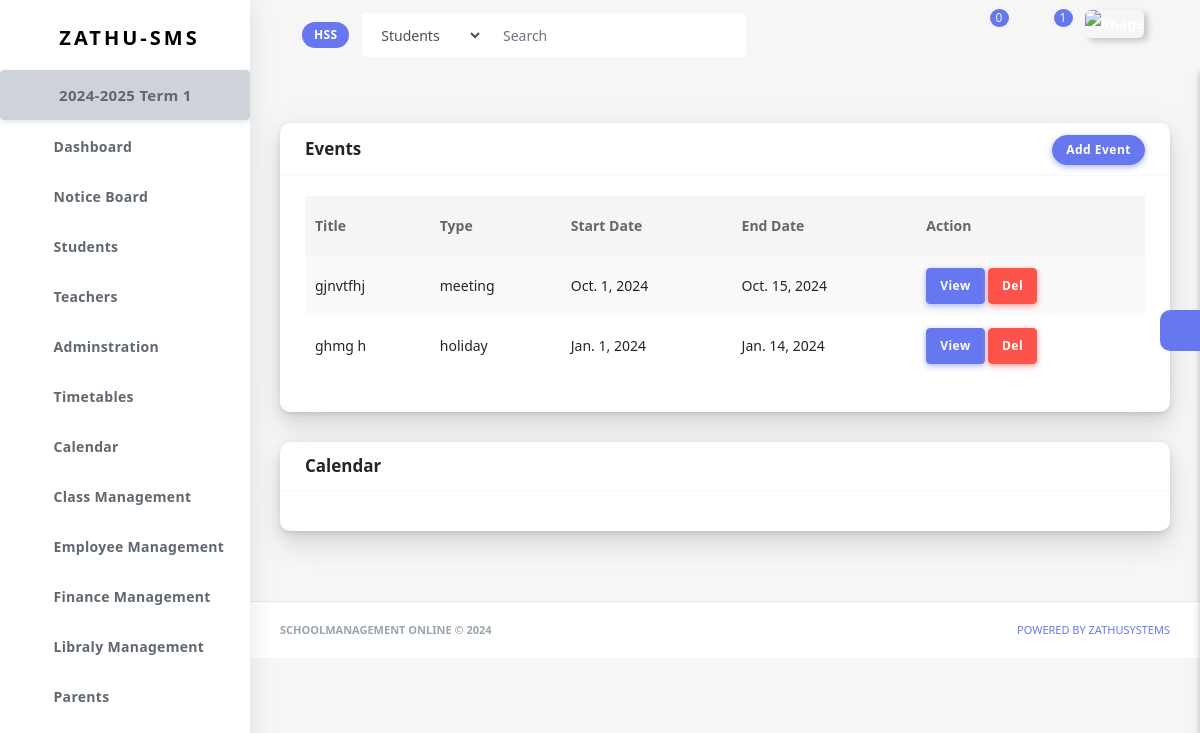
/school-calendar/events40b1d377-6656-44b4-9429-142e877d579a/ (signed in), run on the app's committed database.
### schooladminstration/models.py (models this page shows)
class Institution(models.Model):
    institution_name=models.CharField(max_length=50)
    id=models.CharField(primary_key=True, max_length=100, blank=True, unique=True, default=uuid.uuid4)
    user=models.ForeignKey(get_user_model(), on_delete=models.CASCADE, related_name='institution', blank=True, null=True, default=None)
    name_of_head=models.CharField(max_length=50, null=True, blank=True, default=None)
    name_of_principal=models.CharField(max_length=50, null=True, blank=True, default=None)
    name_of_registrar=models.CharField(max_length=50, null=True, blank=True, default=None)
    phone=models.CharField(max_length=50, null=True, blank=True)
    country=models.CharField(max_length=50, null=True, blank=True)
    city=models.CharField(max_length=50, null=True, blank=True)
    tried_subscription=models.BooleanField(default=False)
    created_at = models.DateTimeField(default=timezone.now, null=True, blank=True)
    edu=(
        ('primary education', 'Primary Education'),
        ('secondary education', 'Secondary Education'),
        ('tertialy education', 'Tertiary Education'),
    )
    edu_offer=models.CharField(max_length=20, choices=edu)
    def __str__(self):
        return self.institution_name

### school_calendar/models.py (models this page shows, shortened)
class AcademicYear(models.Model):
    institution=models.ForeignKey(Institution, on_delete=models.CASCADE, related_name='academic_year')
    year=models.CharField(max_length=9, help_text='e.g 2024-2025')
    start_date=models.DateField(help_text='starting date of this academic year')
    end_date=models.DateField(help_text='ending date of this academic year')
    date=models.DateField(auto_now_add=True)
    closed=models.BooleanField(default=False)
    def __str__(self):
        return f'{self.year}'

class Term(models.Model):
    institution=models.ForeignKey(Institution, on_delete=models.CASCADE, related_name='terms')
    academic_year=models.ForeignKey(AcademicYear, on_delete=models.CASCADE, related_name='terms')
    title=models.CharField(max_length=50, help_text='e.g Term 1/Semister 2')
    start_date=models.DateField(help_text='starting date of this term/semister')
    end_date=models.DateField(help_text='ending date of this Term/Semister')
    date=models.DateField(auto_now_add=True)
    closed=models.BooleanField(default=False)
    def __str__(self):
        return f'{self.title}'

class CalendarEvent(models.Model):
    EVENT_TYPES = [
        ('holiday', 'Holiday'),
        ('exam', 'Exam'),
        ('meeting', 'Meeting'),
        ('event', 'Event'),
    ]
    institution=models.ForeignKey(Institution, on_delete=models.CASCADE, related_name='events')
    title = models.CharField(max_length=200)
    description = models.TextField(blank=True)
    event_type = models.CharField(max_length=20, choices=EVENT_TYPES)
    start_date = models.DateField()
    end_date = models.DateField()
    created_at = models.DateTimeField(auto_now_add=True)
    class Meta:
        ordering=['-start_date']

### school_calendar/views.py (the view)
# urls.py: path('events<uuid:school_id>/', events, name='events'),
def events(request, school_id):
    if is_approved_account(request)==False: return redirect('main:un_approved', school_id)
    institution=get_institution(request, school_id)
    form = CalendarEventForm()
    if request.method == 'POST':
        form = CalendarEventForm(request.POST)
        if form.is_valid():
            d=form.save(commit=False)
            d.institution=institution
            d.save()
    events = CalendarEvent.objects.filter(institution=institution)
    cont={
        'events': events,
        'school_id':school_id,
        'institution':institution,
        'form':form
        }
    return render(request, 'templates/school_calendar/events.html', cont)

### school_calendar/forms.py
class CalendarEventForm(forms.ModelForm):
    class Meta:
        model = CalendarEvent
        fields = ['title', 'description', 'event_type', 'start_date', 'end_date']
        widgets = {
            'start_date': forms.SelectDateWidget(),
            'end_date': forms.SelectDateWidget(),
        }
    def __init__(self, *args, **kwargs):
        super(CalendarEventForm, self).__init__(*args, **kwargs)
        self.fields['start_date'].widget.attrs.update({'class':'form-control'})

### chatapp/context_processors.py (called while the page is built)
def chat_global_data(request):
    chats=None
    if request.user.is_authenticated:
        chats=Chat.objects.filter(users=(request.user)).order_by('-udated_at')
        counter_chats=Chat.objects.filter(users=(request.user)).order_by('-udated_at')[:6]
        counter=0
        for chat in counter_chats:
            messages=chat.chat_messages.filter(receiver=request.user, seen=False)
            if messages:
                counter+=1
                continue
        return {'counter_chats':counter_chats, 'chats': chats, 'counter':counter}
    return {'mkkk': chats}

### chatapp/models.py (called while the page is built)
    def unseen_msgs(self):
        msgs=self.chat_messages.filter(seen=False)
        if msgs:
            return msgs.last()
        return None

### landing_page/context_processors.py (called while the page is built)
def global_data(request):
    ins=SystemFeature.objects.all()[0:5]
    return {'featuress': ins, }

### main/templatetags/custom_filter.py (called while the page is built)
@register.filter
def first_letters(value):
    value = str(value)
    return ''.join([word[0] for word in value.split() if word]).upper()

### main/templatetags/timeago_filters.py (called while the page is built)
@register.filter
def timeago(value):
    if not isinstance(value, datetime.datetime):
        return value
    now_time = now()
    delta = now_time - value
    seconds = delta.total_seconds()
    minutes = seconds / 60
    hours = minutes / 60
    days = hours / 24
    weeks = days / 7
    months = days / 30
    years = days / 365
    if seconds < 60:
        return f"{int(seconds)}s"
    elif minutes < 60:
        return f"{int(minutes)}m"
    elif hours < 24:
        return f"{int(hours)}h"
    elif days < 7:
        return f"{int(days)}d"
    elif weeks < 4:
        return f"{int(weeks)}w"
    elif months < 12:
        return f"{int(months)}mo"
    else:
        return f"{int(years)}y"

### main/utils.py (called while the page is built)
def get_institution(request, school_id):
    istitution=get_object_or_404(Institution, id=school_id)
    return istitution

def is_admin(request):
    try:
        institution=get_object_or_404(Institution, user=request.user)
        if institution:
            return True
    except:
        return False

### templates/templates/school_calendar/events.html (shortened to what this page needs)
{% extends 'templates/main/base.html' %}
{% block content %}
<section class="section">
<div class="section-body">
<div class="row">
    <div class="col-12">
      <div class="card">
        <div class="card-header">
            <h4 class="d-inline">Events</h4>
            <div class="card-header-action">
              <button id="show_modal" type="button" class="btn btn-primary" data-toggle="modal" data-target="#exampleModal">
                Add Event
              </button>
            </div>
        </div>
        <div class="card-body">
          <div class="table-responsive">
            <table class="table table-striped table-hover" id="" style="width:100%;">
              <thead>
                <tr>
                  <th>Title</th>
                  <th>Type</th>
                  <th>Start Date</th>
                  <th>End Date</th>
                  <th>Action</th>
                </tr>
              </thead>
              <tbody>
                {% for event in events %}
                <tr class="{% if employee.needs_attention %} bg-warning {% endif %}">
                  <td>{{event.title}}</td>
                  <td>{{event.event_type}}</td>
                  <td>{{event.start_date}}</td>
                  <td>{{event.end_date}}</td>
                  <td><a href="{% url 'school_calendar:event_detail' event.id school_id %}" class="btn btn-primary">View</a> <a href="#" class="btn btn-danger">Del</a></td>
                </tr>
                {% endfor %}
              </tbody>
            </table>
          </div>
        </div>
      </div>
      <div class="card">
        <div class="card-header">
          <h4>Calendar</h4>
        </div>
        <div class="card-body">
        </div>
      </div>
    </div>
    </div>
  </div>
</div>
{% endblock %}

### templates/templates/main/header.html (shortened to what this page needs)
{% load static %}
{% load timeago_filters %}
{% load custom_filter %}
   <div class="navbar-bg"></div>
      <nav class="navbar navbar-expand-lg main-navbar sticky">
        <div class="form-inline mr-auto">
          <ul class="navbar-nav mr-3">
            <li><a href="#" data-toggle="sidebar" class="nav-link nav-link-lg
									collapse-btn"> </a></li>
            <li><a href="{% url 'accounts:school_p' %}" class="nav-link nav-link-lg">
                <span class="badge badge-primary"><span class="text-white">{{institution|first_letters}}</span> </span>
              </a></li>
            <li>
              <form class="form-inline mr-auto" action="{% url 'search:search' school_id %}">
                <div class="search-element">
                  <select class="form-control" name="category" id="">
                    <option value="students">Students</option>
                  </select>
                  <input class="form-control" type="search" {% if q %} value="{{q}}" {% endif %} name="q" placeholder="Search" aria-label="Search" data-width="200">
                  <button class="btn" type="submit">
                    <i class="fas fa-search"></i>
                  </button>
                </div>
              </form>
            </li>
          </ul>
        </div>
        <ul class="navbar-nav navbar-right">
          <li class="dropdown dropdown-list-toggle"><a href="#" data-toggle="dropdown"
              class="nav-link nav-link-lg message-toggle">
              <span class="badge headerBadge1">
                {{counter}} </span> </a>
          </li>
          <li class="dropdown dropdown-list-toggle">
            <a href="#" data-toggle="dropdown"
              class="nav-link nav-link-lg notification-toggle message-toggle">
              <i data-feather="bell" class="bell"></i>
              <span class="badge headerBadge1">
                {{n_counter}}
              </span>
            </a>
          </li>
          <li class="dropdown"><a href="#" data-toggle="dropdown"
              class="nav-link dropdown-toggle nav-link-lg nav-link-user"> <img alt="image" src="{% static 'assets/img/user.png' %}"
                class="user-img-radious-style"> </a>
          </li>
          <li class="dropdown">
            <a href="#" data-toggle="dropdown"
            class="nav-link dropdown-toggle nav-link-lg nav-link-user">
          </a>
        </li>
        </ul>
      </nav>

### templates/templates/main/sidebar.html (shortened to what this page needs)
{% load static %}
<div class="main-sidebar sidebar-style-2">
        <aside id="sidebar-wrapper">
          <div class="sidebar-brand">
            <a href=""> <img alt="" src="{% static 'assets/img/logo.png' %}" class="header-logo" /> <span
                class="logo-name">Zathu-SMS</span>
            </a>
          </div>
          <ul class="sidebar-menu">
            <li class="dropdown">
              <a href="{% url 'school_calendar:calendar_list' school_id %}" style="font-size: 15px; font-weight: 70px;" class="btn btn-secondary"> {{institution.academic_year.last}} {{institution.academic_year.last.terms.last|title}} </a>
            </li>
            <li class="dropdown">
              <a href="{% url 'main:dashboard' school_id %}" class="nav-link"><span>Dashboard</span></a>
            </li>
            <li class="dropdown">
              <a href="{% url 'main:notice_board' school_id %}" class="nav-link"><span>Notice Board</span></a>
            </li>
            <li class="dropdown">
              <a href="{% url 'student:students' school_id %}" class="nav-link"><span>Students</span></a>
            </li>
            <li class="dropdown">
              <a href="{% url 'teacher:teachers' school_id %}" class="nav-link"><span>Teachers</span></a>
            </li>
            <li class="dropdown">
              <a href="#" class="menu-toggle nav-link has-dropdown"><span>Adminstration</span></a>
            </li>
            <li class="dropdown">
              <a href="#" class="menu-toggle nav-link has-dropdown"><span>Timetables</span></a>
            </li>
            <li class="dropdown">
              <a href="#" class="menu-toggle nav-link has-dropdown"><span>Calendar</span></a>
            </li>
            <li class="dropdown">
              <a href="#" class="menu-toggle nav-link has-dropdown"><span>Class Management</span></a>
            </li>
            <li class="dropdown">
              <a href="#" class="menu-toggle nav-link has-dropdown"><span>Employee Management</span></a>
            </li>
            <li class="dropdown">
              <a href="#" class="menu-toggle nav-link has-dropdown"><span>Finance Management</span></a>
            </li>
            <li class="dropdown">
              <a href="#" class="menu-toggle nav-link has-dropdown"><span>Libraly Management</span></a>
            </li>
            <li class="dropdown">
              <a href="{% url 'school_admin:parents' school_id %}" class="nav-link"><span>Parents</span></a>
            </li>
           <br><br><br>
          </ul>
        </aside>
      </div>

### data on the page
Institution: institution_name "HSS", academic_year.last "2024-2025", academic_year.last.terms.last "Term 1"
CalendarEvent: title "gjnvtfhj", event_type "meeting", start_date "Oct. 1, 2024", end_date "Oct. 15, 2024"
CalendarEvent: title "ghmg h", event_type "holiday", start_date "Jan. 1, 2024", end_date "Jan. 14, 2024"

### other printed values
{{ counter }} "0"
{{ n_counter }} "1"
